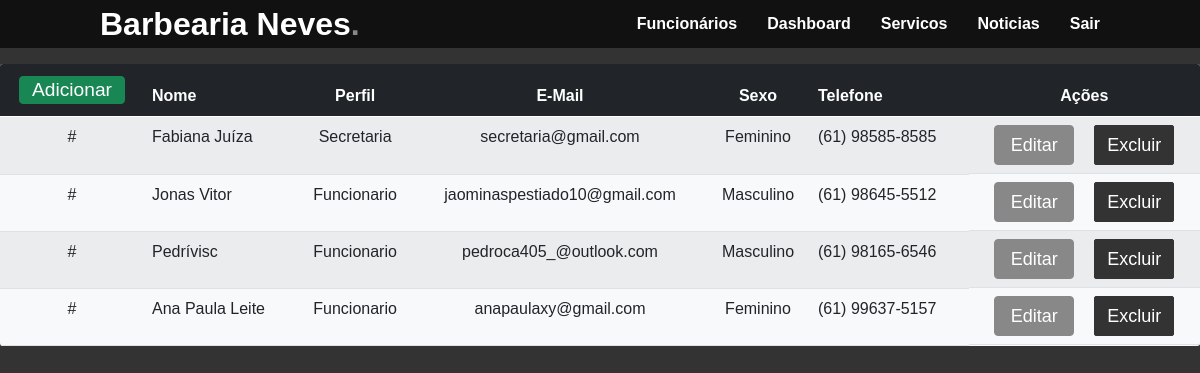
Screenshot of /ListarFuncionario.php (signed in) with the database file from the repository.
### tables this page shows
CREATE TABLE `usuario` (
  `id` int NOT NULL,
  `nome` varchar(45) NOT NULL,
  `perfil` varchar(45) NOT NULL,
  `telefone` varchar(20) NOT NULL,
  `email` varchar(45) NOT NULL,
  `senha` varchar(45) NOT NULL,
  `sexo` varchar(45) NOT NULL,
  `verifica` varchar(1) NOT NULL,
  `token` varchar(20) NOT NULL
);

### dao/daoFuncionario.php (called while the page is built, shortened)
<?php
include_once 'C:/xampp/htdocs/Projeto-barbearia/model/Usuario.php';
class DaoFuncionario
{
    public function pesquisarFuncionarioDAO()
    {
        $msg = new Mensagem();
        $conn = new Conecta();
        $conecta = $conn->conectadb();
        $lista = array();
        if ($conecta) {
            try {
                $rs = $conecta->query("select * from usuario where perfil = 'Funcionario' or perfil = 'Secretaria'");
                $a = 0;
                if ($rs->execute()) {
                    if ($rs->rowCount() > 0) {
                        while ($linha = $rs->fetch(PDO::FETCH_OBJ)) {
                            $cliente = new Usuario();
                            $cliente->setId($linha->id);
                            $cliente->setNome($linha->nome);
                            $cliente->setPerfil($linha->perfil);
                            $cliente->setSexo($linha->sexo);
                            $cliente->setEmail($linha->email);
                            $cliente->setTelefone($linha->telefone);
                            $lista[$a] = $cliente;
                            $a++;
                        }
                    }
                }
            } catch (Exception $ex) {
                $msg->setMsg($ex);
            }
        } else {
            echo "<script>alert('Banco inoperante!')</script>";
            echo "<META HTTP-EQUIV='REFRESH' CONTENT=\"0;
			 URL='../Projeto-Barbearia/index.php'\">";
        }
        return $lista;
    }
}

### controller/funcionarioController.php (called while the page is built, shortened)
<?php
include_once 'C:/xampp/htdocs/Projeto-barbearia/dao/daoFuncionario.php';
include_once 'C:/xampp/htdocs/Projeto-barbearia/enviar.php';
include_once 'C:/xampp/htdocs/Projeto-barbearia/model/Usuario.php';
class FuncionarioController
{
    public function listarFuncionario(){
        $daoClientes = new DaoFuncionario();
        return $daoClientes->pesquisarFuncionarioDAO();
    }
}

### model/Usuario.php (called while the page is built, shortened)
<?php
class Usuario
{
    private $id;
    private $nome;
    private $perfil;
    private $telefone;
    private $email;
    private $sexo;
    public function getId()
    {
        return $this->id;
    }
    public function setId($id)
    {
        $this->id = $id;
        return $this;
    }
    public function getNome()
    {
        return $this->nome;
    }
    public function setNome($nome)
    {
        $this->nome = $nome;
        return $this;
    }
    public function getPerfil()
    {
        return $this->perfil;
    }
    public function setPerfil($perfil)
    {
        $this->perfil = $perfil;
        return $this;
    }
    public function getTelefone()
    {
        return $this->telefone;
    }
    public function setTelefone($telefone)
    {
        $this->telefone = $telefone;
        return $this;
    }
    public function getEmail()
    {
        return $this->email;
    }
    public function setEmail($email)
    {
        $this->email = $email;
        return $this;
    }
    public function getSexo()
    {
        return $this->sexo;
    }
    public function setSexo($sexo)
    {
        $this->sexo = $sexo;
        return $this;
    }
}

### ListarFuncionario.php (the view, shortened to what this page needs)
<?php
include_once 'C:/xampp/htdocs/Projeto-barbearia/controller/funcionarioController.php';
?>
<!DOCTYPE html>
<html lang="pt-br">
<head>
    <link rel="stylesheet" href="https://cdnjs.cloudflare.com/ajax/libs/font-awesome/4.5.0/css/font-awesome.min.css">
    <link href="css/bootstrap.min.css" rel="stylesheet">
    <link href="css/style-lista-funcionario.css" rel="stylesheet">
<body style="background-color: #333;">
    <header>
        <a href="index.php" class="logo">Barbearia Neves<span>.</span></a>
        <?php
        include_once 'C:/xampp/htdocs/Projeto-barbearia/nav.php';
        echo navBar();
        ?>
    </header>
    <div class="table-responsive d-flex justify-content-center mt-3 mb-5">
        <br>
        <table class="table table-striped bg-light" style=" border-radius: 3px; overflow:hidden;">
            <thead class="table-dark">
                <tr>
                    <th>
                        <div class="d-flex justify-content-center">
                            <a href="cadastroFuncionario.php" class="btn btn-success  mb-1 mt-1  " style=" line-height: 0.75;  font-size: 1.2em; font-family: Arial, sans-serif;">
                                Adicionar</a>
                        </div>
                    </th>
                    <th>Nome</th>
                    <th class="text-center ">Perfil</th>
                    <th class="text-center ">E-Mail</th>
                    <th class="text-center ">Sexo</th>
                    <th>Telefone</th>
                    <th colspan="2" class="text-center">Ações</th>
                </tr>
            </thead>
            <tbody>
                <?php
                function telefone($qqdata)
                {
                    $tempdata = '(' . substr($qqdata, 0, 2) . ') ' .
                        substr($qqdata, 2, 5) . '-' .
                        substr($qqdata, 7, 8);
                    return ($tempdata);
                }
                $fcTable = new funcionarioController();
                $listaFuncionarios = $fcTable->listarFuncionario();
                $a = 0;
                if ($listaFuncionarios != null) {
                    foreach ($listaFuncionarios as $lf) {
                        $a++;
                ?>
                        <tr>
                            <td class="text-center">#</td>
                            <td><?php print_r($lf->getNome()); ?></td>
                            <td class="text-center "><?php print_r($lf->getPerfil()); ?></td>
                            <td class="text-center "><?php print_r($lf->getEmail()); ?></td>
                            <td class="text-center "><?php print_r($lf->getSexo()); ?></td>
                            <td><?php print_r(telefone($lf->getTelefone())); ?></td>
                            <td class="d-flex justify-content-center"> <button type="button" class="btnDetalhes" data-modal-title="<?php $ce->getId() ?>" data-bs-toggle="modal" data-bs-target="#editModal<?php echo $a; ?>" data-whatever="<?php echo $lf->getId(); ?>" data-whatevernome="<?php echo $lf->getNome() ?>" data-whateveremail="<?php echo $lf->getEmail() ?>" data-whateverperfil="<?php echo $lf->getPerfil() ?>" data-whateversexo="<?php echo $lf->getSexo() ?>" data-whatevertelefone="<?php echo $lf->getTelefone() ?>">
                                    Editar</button>
                                <button type="button" class="btnReagendar" data-bs-toggle="modal" data-bs-target="#exampleModal<?php echo $a; ?>" style="margin-left: 20px;">
                                    Excluir</button>
                            </td>
                        </tr>
                <?php
                    }
                }
                ?>
            </tbody>
        </table>
    </div>
</body>
</head>
</html>

### css/style-lista-funcionario.css (style rules this page uses)
* { margin: 0; padding: 0; box-sizing: border-box; font-family: 'Poppins', sans-serif; scroll-behavior: smooth; }
header { top: 0; left: 0; width: 100%; padding: 0px 100px; z-index: 10000; display: flex; justify-content: space-between; align-items: center; transition: 0.5s; background-color: #111; }
header .logo { color: #fff; font-weight: 700; font-size: 2em; text-decoration: none; }
header .logo span { color: #888; }

### ListarFuncionario.php (style rules this page uses)
.btnDetalhes { border: 1px solid #888; background-color: #888; color: white; width: 80px; height: 40px; border-radius: 4px; font-size: 18px; }
.btnReagendar { border: 1px solid #333; background-color: #333; color: white; width: 80px; height: 40px; border-radius: 2px; text-decoration: none; font-size: 18px; }

### rows the page displays
usuario: value "Fabiana Juíza Secretaria secretaria@gmail.com Feminino (61) 98585-8585"
usuario: value "Jonas Vitor Funcionario jaominaspestiado10@gmail.com Masculino (61) 98645-5512"
usuario: value "Pedrívisc Funcionario pedroca405_@outlook.com Masculino (61) 98165-6546"
usuario: value "Ana Paula Leite Funcionario anapaulaxy@gmail.com Feminino (61) 99637-5157"
